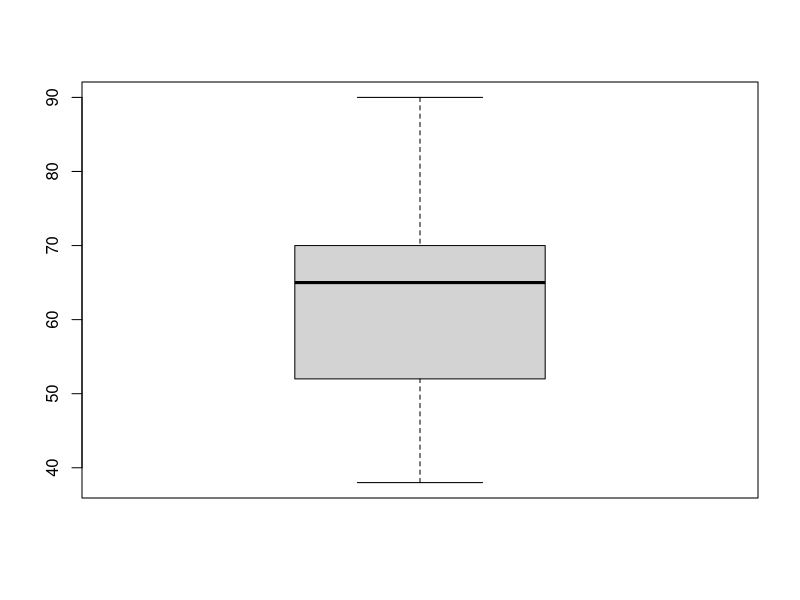
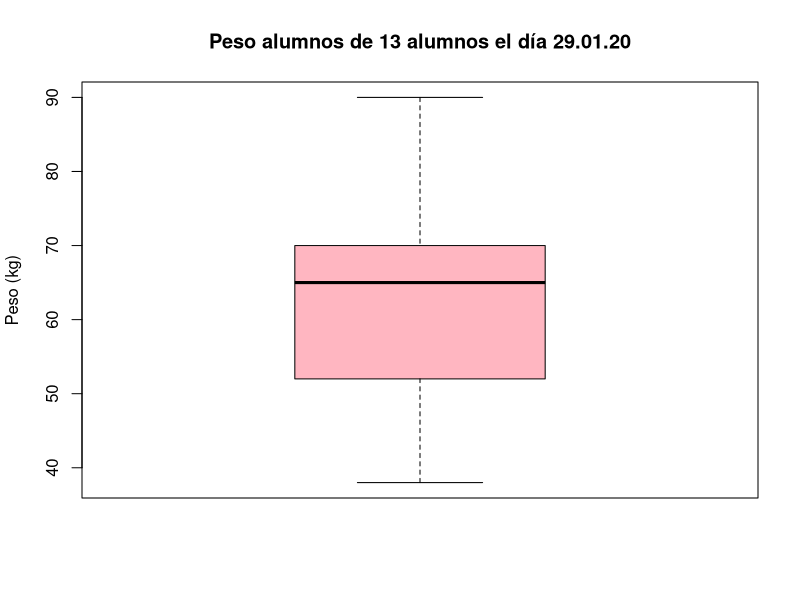

Recreate these plots in R, in order.
# Athziri Charles
# Matricula:1871521
# 29.01.2020

# Operadores Basicos ------------------------------------------------------

2+2
a <- 2
a +5
a+a^2

log(a)


# Descriptivas ------------------------------------------------------------



# Ingresar conjunto de datos

Peso <- c(70, 62, 52, 90, 38, 52, 50, 56, 70, 65, 76, 70, 72)

Peso
# número de observaciones (length)

length(Peso)

# Calcular la media del peso: sumatoria de las observacionesy dividir entre
# el número de individuos muestreados

sum(Peso)/length(Peso)
Peso.media <- sum(Peso)/length(Peso)

mean(Peso)
median(Peso)

sd(Peso)
var(Peso)

fivenum(Peso)
range(Peso)


# Gráficas ----------------------------------------------------------------

boxplot(Peso)
boxplot(Peso, col = "lightpink", ylab= "Peso (kg)", main= "Peso alumnos de 13 alumnos el día 29.01.20")

